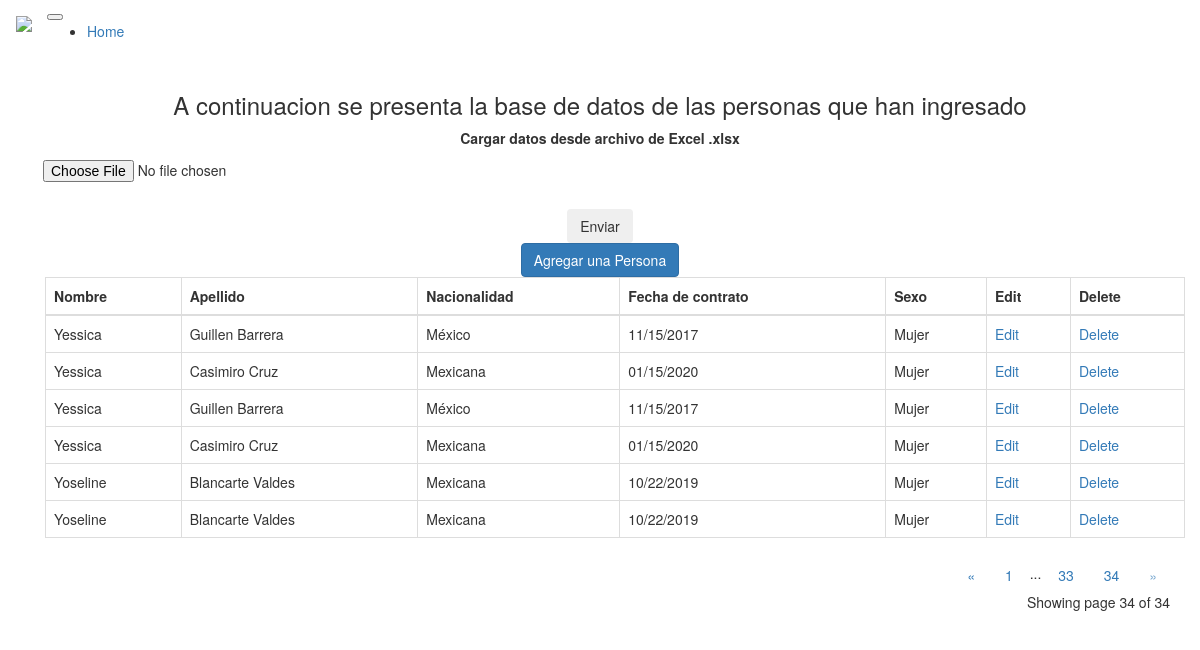
/?page=34, run on the app's committed database.
### main.py (models this page shows)
class Person(db.Model):
    id = db.Column(db.Integer, primary_key=True)
    nombre = db.Column(db.String(80), nullable=False)
    apellido = db.Column(db.String(80), nullable=False)
    nacionalidad = db.Column(db.String(50), nullable=False)
    fecha_contrato = db.Column(db.String(50), nullable=False)
    sexo = db.Column(db.String(50), nullable=False)

### main.py (the view)
@app.route("/")
def home():
    page = request.args.get('page', 1, type=int)
    all_people = Person.query.order_by(Person.nombre).paginate(page=page, per_page=ROWS_PER_PAGE)
    return render_template("index.html", people=all_people)

### templates/index.html (shortened to what this page needs)
{% extends 'bootstrap/base.html' %}
{% block content %}
<div class="container mt-5">
  <h3 class="text-center">A continuacion se presenta la base de datos de las personas que han ingresado</h3>
    <form class="text-center" action="/uploader" method="POST" enctype="multipart/form-data">
      <div class="col-auto mt-5 p-0">
        <label for="formFileSm" class="form-label">Cargar datos desde archivo de Excel .xlsx</label>
      </div>
      <div class="col-12 d-flex justify-content-center flex-wrap">
      <div class="">
        <input class="btn btn-secondary form-control-sm" id="formFileSm" type="file" name="archivo"><br>
      </div>
      <div class="pl-1 mb-0 mt-1">
        <input class="btn btn-secondary align-items-center" type="submit" value="Enviar">
      </div>
      </div>
    </form>
    <div class="text-center mb-5 mt-4">
      <a href="{{url_for('add_person')}}" class="btn btn-primary">Agregar una Persona</a>
    </div>
    <div class='container table-responsive mt-3' >
      <table class="table table-bordered table-hover">
        <thead class="thead-dark">
          <tr>
            <th scope="col">Nombre</th>
            <th scope="col">Apellido</th>
            <th scope="col">Nacionalidad</th>
            <th scope="col">Fecha de contrato</th>
            <th scope="col">Sexo</th>
            <th scope="col">Edit</th>
            <th scope="col">Delete</th>
          </tr>
        </thead>
        <tbody>
        {% for person in people.items  %}
          <tr>
            <td>{{person.nombre.title()}}</td>
            <td>{{person.apellido.title()}}</td>
            <td>{{person.nacionalidad.capitalize()}}</td>
            <td>{{person.fecha_contrato}}</td>
            <td>{{person.sexo.capitalize()}}</td>
            <td><a href="{{url_for('edit_person', id=person.id)}}" class="button">Edit</a></td>
            <td><a href="{{url_for('delete_person', id=person.id)}}" class="button">Delete</a></td>
          </tr>
        {% endfor %}
        </tbody>
      </table>
    </div>
    <div class="text-right">
        <a href="{{ url_for('home', page=people.prev_num) }}"
          class="btn btn-outline-dark
          {% if people.page == 1 %}disabled{% endif %}">
            &laquo;
        </a>
        {% for page_num in people.iter_pages(left_edge=1, right_edge=1, left_current=1, right_current=2) %}
          {% if page_num %}
            {% if people.page == page_num %}
            <a href="{{ url_for('home', page=page_num) }}"
              class="btn btn-dark">
                {{ page_num }}
            </a>
            {% else %}
            <a href="{{ url_for('home', page=page_num) }}"
              class="btn btn-outline-dark">
                {{ page_num }}
            </a>
            {% endif %}
          {% else %}
            ...
          {% endif %}
        {% endfor %}
        <a href="{{ url_for('home', page=people.next_num) }}"
          class="btn btn-outline-dark
          {% if people.page == people.pages %}disabled{% endif %}">
            &raquo;
        </a>
    </div>
    <p class="text-right mt-3">
      Showing page {{ people.page }} of {{ people.pages }}
    </p>
</div>
{% endblock %}

### data on the page
Person: nombre "Yessica", apellido "Guillen Barrera", nacionalidad "México", fecha_contrato "11/15/2017", sexo "Mujer"
Person: nombre "Yessica", apellido "Casimiro Cruz", nacionalidad "Mexicana", fecha_contrato "01/15/2020", sexo "Mujer"
Person: nombre "Yessica", apellido "Guillen Barrera", nacionalidad "México", fecha_contrato "11/15/2017", sexo "Mujer"
Person: nombre "Yessica", apellido "Casimiro Cruz", nacionalidad "Mexicana", fecha_contrato "01/15/2020", sexo "Mujer"
Person: nombre "Yoseline", apellido "Blancarte Valdes", nacionalidad "Mexicana", fecha_contrato "10/22/2019", sexo "Mujer"
Person: nombre "Yoseline", apellido "Blancarte Valdes", nacionalidad "Mexicana", fecha_contrato "10/22/2019", sexo "Mujer"

### other printed values
{{ page_num }} "1" "33"
{{ page_num }} "34"
{{ people.page }} "34"
{{ people.pages }} "34"
